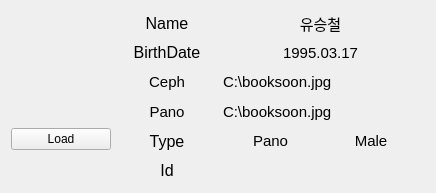
<?xml version="1.0" encoding="UTF-8"?>
<ui version="4.0">
 <class>ListWidget</class>
 <widget class="QWidget" name="ListWidget">
  <property name="geometry">
   <rect>
    <x>0</x>
    <y>0</y>
    <width>436</width>
    <height>193</height>
   </rect>
  </property>
  <property name="windowTitle">
   <string>Form</string>
  </property>
  <property name="accessibleDescription">
   <string/>
  </property>
  <property name="styleSheet">
   <string notr="true">QLabel{
background: transparent;
}</string>
  </property>
  <layout class="QHBoxLayout" name="horizontalLayout_10">
   <item>
    <layout class="QHBoxLayout" name="horizontalLayout_7">
     <item>
      <layout class="QVBoxLayout" name="verticalLayout_2">
       <item>
        <layout class="QHBoxLayout" name="horizontalLayout_5">
         <item>
          <spacer name="horizontalSpacer">
           <property name="orientation">
            <enum>Qt::Horizontal</enum>
           </property>
           <property name="sizeType">
            <enum>QSizePolicy::Fixed</enum>
           </property>
           <property name="sizeHint" stdset="0">
            <size>
             <width>17</width>
             <height>20</height>
            </size>
           </property>
          </spacer>
         </item>
         <item>
          <widget class="QLabel" name="imageLabel">
           <property name="maximumSize">
            <size>
             <width>51</width>
             <height>51</height>
            </size>
           </property>
           <property name="layoutDirection">
            <enum>Qt::RightToLeft</enum>
           </property>
           <property name="text">
            <string/>
           </property>
           <property name="pixmap">
            <pixmap>../Users/KOSA/Desktop/male.png</pixmap>
           </property>
           <property name="alignment">
            <set>Qt::AlignCenter</set>
           </property>
          </widget>
         </item>
         <item>
          <spacer name="horizontalSpacer_2">
           <property name="orientation">
            <enum>Qt::Horizontal</enum>
           </property>
           <property name="sizeType">
            <enum>QSizePolicy::Fixed</enum>
           </property>
           <property name="sizeHint" stdset="0">
            <size>
             <width>13</width>
             <height>20</height>
            </size>
           </property>
          </spacer>
         </item>
        </layout>
       </item>
       <item>
        <widget class="QPushButton" name="loadPushButton">
         <property name="maximumSize">
          <size>
           <width>100</width>
           <height>16777215</height>
          </size>
         </property>
         <property name="text">
          <string>Load</string>
         </property>
        </widget>
       </item>
      </layout>
     </item>
     <item>
      <layout class="QVBoxLayout" name="verticalLayout">
       <item>
        <layout class="QHBoxLayout" name="horizontalLayout">
         <item>
          <widget class="QLabel" name="nameLabelT">
           <property name="minimumSize">
            <size>
             <width>100</width>
             <height>0</height>
            </size>
           </property>
           <property name="maximumSize">
            <size>
             <width>100</width>
             <height>16777215</height>
            </size>
           </property>
           <property name="font">
            <font>
             <pointsize>12</pointsize>
            </font>
           </property>
           <property name="text">
            <string>Name</string>
           </property>
           <property name="alignment">
            <set>Qt::AlignCenter</set>
           </property>
          </widget>
         </item>
         <item>
          <widget class="QLabel" name="nameLabel">
           <property name="font">
            <font>
             <pointsize>11</pointsize>
            </font>
           </property>
           <property name="text">
            <string>유승철</string>
           </property>
           <property name="alignment">
            <set>Qt::AlignCenter</set>
           </property>
          </widget>
         </item>
        </layout>
       </item>
       <item>
        <layout class="QHBoxLayout" name="horizontalLayout_3">
         <item>
          <widget class="QLabel" name="birthDateLabelT">
           <property name="minimumSize">
            <size>
             <width>100</width>
             <height>0</height>
            </size>
           </property>
           <property name="maximumSize">
            <size>
             <width>100</width>
             <height>16777215</height>
            </size>
           </property>
           <property name="font">
            <font>
             <pointsize>12</pointsize>
            </font>
           </property>
           <property name="text">
            <string>BirthDate</string>
           </property>
           <property name="alignment">
            <set>Qt::AlignCenter</set>
           </property>
          </widget>
         </item>
         <item>
          <widget class="QLabel" name="birthDateLabel">
           <property name="font">
            <font>
             <pointsize>11</pointsize>
            </font>
           </property>
           <property name="text">
            <string>1995.03.17</string>
           </property>
           <property name="alignment">
            <set>Qt::AlignCenter</set>
           </property>
          </widget>
         </item>
        </layout>
       </item>
       <item>
        <layout class="QHBoxLayout" name="horizontalLayout_8">
         <item>
          <widget class="QLabel" name="directoryLabelT">
           <property name="minimumSize">
            <size>
             <width>100</width>
             <height>0</height>
            </size>
           </property>
           <property name="maximumSize">
            <size>
             <width>100</width>
             <height>16777215</height>
            </size>
           </property>
           <property name="font">
            <font>
             <pointsize>11</pointsize>
            </font>
           </property>
           <property name="text">
            <string>Ceph</string>
           </property>
           <property name="alignment">
            <set>Qt::AlignCenter</set>
           </property>
          </widget>
         </item>
         <item>
          <widget class="QLabel" name="directoryLabel">
           <property name="font">
            <font>
             <pointsize>11</pointsize>
            </font>
           </property>
           <property name="text">
            <string>C:\booksoon.jpg</string>
           </property>
           <property name="alignment">
            <set>Qt::AlignLeading|Qt::AlignLeft|Qt::AlignVCenter</set>
           </property>
          </widget>
         </item>
        </layout>
       </item>
       <item>
        <layout class="QHBoxLayout" name="horizontalLayout_9">
         <item>
          <widget class="QLabel" name="directoryLabelT_2">
           <property name="minimumSize">
            <size>
             <width>100</width>
             <height>0</height>
            </size>
           </property>
           <property name="maximumSize">
            <size>
             <width>100</width>
             <height>16777215</height>
            </size>
           </property>
           <property name="font">
            <font>
             <pointsize>11</pointsize>
            </font>
           </property>
           <property name="text">
            <string>Pano</string>
           </property>
           <property name="alignment">
            <set>Qt::AlignCenter</set>
           </property>
          </widget>
         </item>
         <item>
          <widget class="QLabel" name="directoryLabel_2">
           <property name="font">
            <font>
             <pointsize>11</pointsize>
            </font>
           </property>
           <property name="text">
            <string>C:\booksoon.jpg</string>
           </property>
           <property name="alignment">
            <set>Qt::AlignLeading|Qt::AlignLeft|Qt::AlignVCenter</set>
           </property>
          </widget>
         </item>
        </layout>
       </item>
       <item>
        <layout class="QHBoxLayout" name="horizontalLayout_6">
         <item>
          <widget class="QLabel" name="typeLabelT">
           <property name="minimumSize">
            <size>
             <width>100</width>
             <height>0</height>
            </size>
           </property>
           <property name="maximumSize">
            <size>
             <width>100</width>
             <height>16777215</height>
            </size>
           </property>
           <property name="font">
            <font>
             <pointsize>12</pointsize>
            </font>
           </property>
           <property name="text">
            <string>Type</string>
           </property>
           <property name="alignment">
            <set>Qt::AlignCenter</set>
           </property>
          </widget>
         </item>
         <item>
          <layout class="QHBoxLayout" name="horizontalLayout_2">
           <item>
            <widget class="QLabel" name="typeLabel">
             <property name="font">
              <font>
               <pointsize>11</pointsize>
              </font>
             </property>
             <property name="text">
              <string>Pano</string>
             </property>
             <property name="alignment">
              <set>Qt::AlignCenter</set>
             </property>
            </widget>
           </item>
           <item>
            <widget class="QLabel" name="genderLabel">
             <property name="font">
              <font>
               <pointsize>11</pointsize>
              </font>
             </property>
             <property name="text">
              <string>Male</string>
             </property>
             <property name="alignment">
              <set>Qt::AlignCenter</set>
             </property>
            </widget>
           </item>
          </layout>
         </item>
        </layout>
       </item>
       <item>
        <layout class="QHBoxLayout" name="horizontalLayout_4">
         <item>
          <widget class="QLabel" name="idLabelT">
           <property name="minimumSize">
            <size>
             <width>100</width>
             <height>0</height>
            </size>
           </property>
           <property name="maximumSize">
            <size>
             <width>100</width>
             <height>16777215</height>
            </size>
           </property>
           <property name="font">
            <font>
             <pointsize>12</pointsize>
            </font>
           </property>
           <property name="text">
            <string>Id</string>
           </property>
           <property name="alignment">
            <set>Qt::AlignCenter</set>
           </property>
          </widget>
         </item>
         <item>
          <widget class="QLabel" name="idLabel">
           <property name="font">
            <font>
             <pointsize>11</pointsize>
            </font>
           </property>
           <property name="text">
            <string/>
           </property>
           <property name="alignment">
            <set>Qt::AlignCenter</set>
           </property>
          </widget>
         </item>
        </layout>
       </item>
      </layout>
     </item>
    </layout>
   </item>
   <item>
    <widget class="QLabel" name="pathLabel">
     <property name="sizePolicy">
      <sizepolicy hsizetype="Fixed" vsizetype="Fixed">
       <horstretch>0</horstretch>
       <verstretch>0</verstretch>
      </sizepolicy>
     </property>
     <property name="font">
      <font>
       <pointsize>1</pointsize>
      </font>
     </property>
     <property name="text">
      <string/>
     </property>
    </widget>
   </item>
  </layout>
 </widget>
 <resources/>
 <connections/>
</ui>
